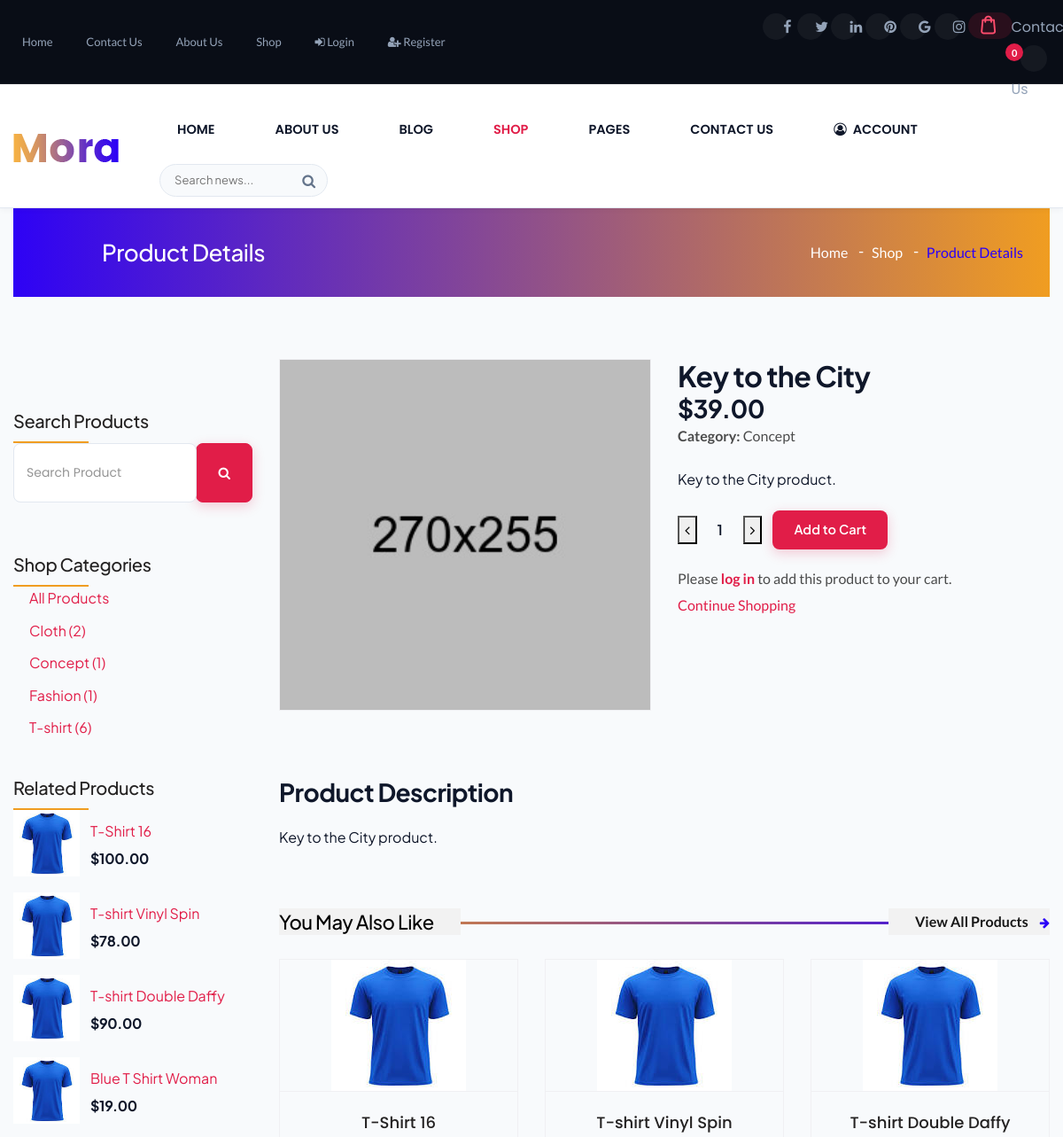
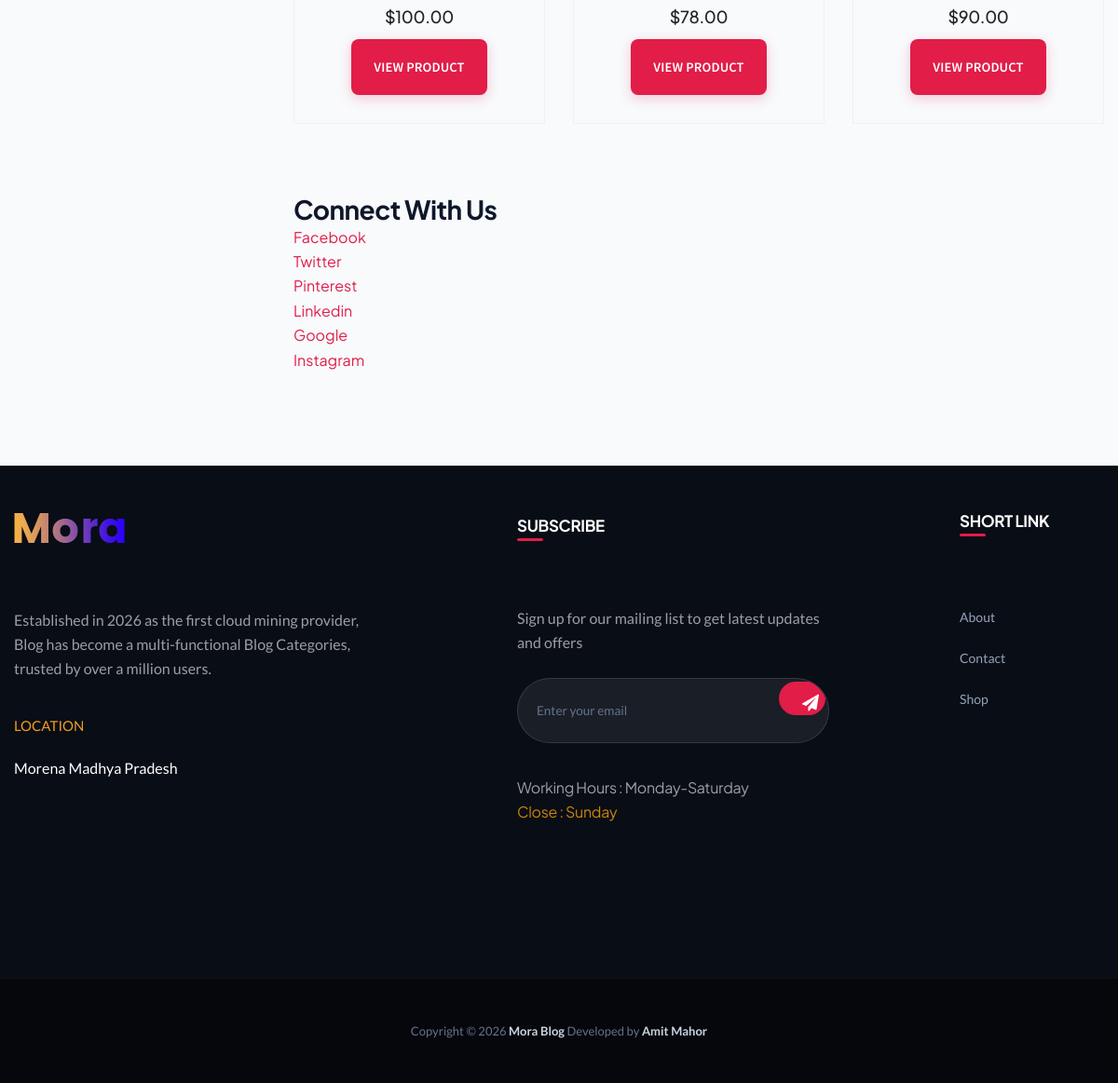
/shop-details.php?id=5, run on the app's committed database (2 pictures, top to bottom).
### tables this page shows
CREATE TABLE `site_settings` (
  `id` int(11) NOT NULL AUTO_INCREMENT,
  `site_name` varchar(100) NOT NULL,
  `logo_path` varchar(255) DEFAULT NULL,
  `site_description` text DEFAULT NULL,
  `location` varchar(255) DEFAULT NULL,
  `working_days` varchar(100) DEFAULT NULL,
  `closing_day` varchar(100) DEFAULT NULL,
  `copyright_year` varchar(10) DEFAULT NULL,
  `developer_name` varchar(100) DEFAULT NULL,
  `developer_url` varchar(255) DEFAULT NULL,
  `status` enum('active','inactive') DEFAULT 'active',
  `created_at` timestamp NOT NULL DEFAULT current_timestamp(),
  `updated_at` timestamp NOT NULL DEFAULT current_timestamp() ON UPDATE current_timestamp(),
  `maintenance_mode` tinyint(1) NOT NULL DEFAULT 0,
  PRIMARY KEY (`id`)
);

CREATE TABLE `products` (
  `id` int(11) NOT NULL AUTO_INCREMENT,
  `name` varchar(150) NOT NULL,
  `price` decimal(10,2) NOT NULL,
  `image` varchar(255) NOT NULL,
  `category` varchar(100) NOT NULL,
  `description` text DEFAULT NULL,
  `status` enum('active','inactive') DEFAULT 'active',
  `created_at` timestamp NOT NULL DEFAULT current_timestamp(),
  PRIMARY KEY (`id`)
);

### shop-details.php (the view, shortened to what the rows shown need)
<?php
require_once __DIR__ . '/includes/db.php';
$isLoggedIn = isset($_SESSION['registered_user_id'])
    && (int) $_SESSION['registered_user_id'] > 0;
function detailEscape($value)
{
    return htmlspecialchars((string) $value, ENT_QUOTES, 'UTF-8');
}
$productId = filter_input(INPUT_GET, 'id', FILTER_VALIDATE_INT);
$productSql = "
    SELECT id, name, price, image, category, description, created_at
    FROM products
    WHERE id = ? AND status = 'active'
    LIMIT 1
";
$productStmt = mysqli_prepare($conn, $productSql);
mysqli_stmt_bind_param($productStmt, 'i', $productId);
mysqli_stmt_execute($productStmt);
$productResult = mysqli_stmt_get_result($productStmt);
$product = mysqli_fetch_assoc($productResult);
$productName = $product['name'] ?? '';
$productPrice = (float) ($product['price'] ?? 0);
$productImage = $product['image'] ?? '';
$productCategory = $product['category'] ?? '';
$productDescription = $product['description'] ?? '';
$popularProducts = [];
$popularStmt = mysqli_prepare(
    $conn,
    "SELECT id, name, price, image
     FROM products
     WHERE status = 'active' AND id != ?
     ORDER BY id DESC
     LIMIT 4"
);
if ($popularStmt) {
    mysqli_stmt_bind_param($popularStmt, 'i', $productId);
    mysqli_stmt_execute($popularStmt);
    $popularResult = mysqli_stmt_get_result($popularStmt);
    while ($row = mysqli_fetch_assoc($popularResult)) {
        $popularProducts[] = $row;
    }
}
?>
<!DOCTYPE html>
<html lang="en">
<head>
    <link href="css/style.css" rel="stylesheet">
</head>
<body class="background-transparent">
<?php include __DIR__ . '/includes/header.php'; ?>
<header class="main_header_area" id="header">
    <div class="container">
        <div class="header_menu">
            <?php include __DIR__ . '/includes/navbar.php'; ?>
        </div>
    </div>
</header>
<main>
    <div class="container">
        <div class="pages_heder">
            <h2>Product Details</h2>
        </div>
    </div>
    <section class="shop_with_sidebar">
        <div class="container">
            <div class="row">
                <aside class="col-lg-3 shop_right_sidebar">
                    <div class="s_widget popular_products">
                        <?php if (!empty($popularProducts)): ?>
                            <?php foreach ($popularProducts as $popular): ?>
                                <div class="detail-sidebar-product">
                                    <a href="shop-details.php?id=<?= (int) $popular['id'] ?>">
                                        <img
                                            src="<?= detailEscape($popular['image']) ?>"
                                            alt="<?= detailEscape($popular['name']) ?>"
                                        >
                                    </a>
                                    <div>
                                        <a href="shop-details.php?id=<?= (int) $popular['id'] ?>">
                                            <?= detailEscape($popular['name']) ?>
                                        </a>
                                        <h6>
                                            $<?= number_format((float) $popular['price'], 2) ?>
                                        </h6>
                                    </div>
                                </div>
                            <?php endforeach; ?>
                        <?php else: ?>
                            <p>No other products found.</p>
                        <?php endif; ?>
                    </div>
                </aside>
                <section class="col-lg-9 shop_left_sidebar">
                    <div class="row">
                        <div class="col-md-6">
                            <div class="shop_items">
                                <?php if ($productImage !== ''): ?>
                                    <img
                                        class="detail-product-image"
                                        src="<?= detailEscape($productImage) ?>"
                                        alt="<?= detailEscape($productName) ?>"
                                    >
                                <?php else: ?>
                                    <div class="detail-product-image">
                                        Product image unavailable.
                                    </div>
                                <?php endif; ?>
                            </div>
                        </div>
                        <div class="col-md-6">
                            <div class="shop_text">
                                <h2>
                                    <?= detailEscape($productName) ?>
                                </h2>
                                <h3>
                                    $<?= number_format($productPrice, 2) ?>
                                </h3>
                                <?php if ($productCategory !== ''): ?>
                                    <p>
                                        <strong>Category:</strong>
                                        <?= detailEscape($productCategory) ?>
                                    </p>
                                <?php endif; ?>
                                <div class="detail-product-description">
                                    <?php if (trim($productDescription) !== ''): ?>
                                        <?= nl2br(detailEscape($productDescription)) ?>
                                    <?php else: ?>
                                        <p>No description is available for this product.</p>
                                    <?php endif; ?>
                                </div>
                                <form action="cart.php" method="POST">
                                    <ul class="value-section">
                                    </ul>
                                </form>
                                <?php if (!$isLoggedIn): ?>
                                    <p class="detail-login-note">
                                        Please
                                        <a href="login.php">log in</a>
                                        to add this product to your cart.
                                    </p>
                                <?php endif; ?>
                                <p>
                                    <a href="shop.php">Continue Shopping</a>
                                </p>
                            </div>
                        </div>
                    </div>
                    <div class="row">
                        <div class="col-12">
                            <div class="detail-related">
                                <h3>Product Description</h3>
                                <div class="detail-product-description">
                                    <?php if (trim($productDescription) !== ''): ?>
                                        <?= nl2br(detailEscape($productDescription)) ?>
                                    <?php else: ?>
                                        No additional product information is available.
                                    <?php endif; ?>
                                </div>
                            </div>
                        </div>
                    </div>
                    <?php if (!empty($popularProducts)): ?>
                        <div class="detail-related">
                            <div class="feature_tittle">
                                <h2>You May Also Like</h2>
                            </div>
                            <div class="row">
                                <?php foreach (array_slice($popularProducts, 0, 3) as $related): ?>
                                    <div class="col-md-4 col-sm-6">
                                        <div class="shop_items">
                                            <a
                                                href="shop-details.php?id=<?= (int) $related['id'] ?>"
                                                class="shop_img"
                                            >
                                                <img
                                                    src="<?= detailEscape($related['image']) ?>"
                                                    alt="<?= detailEscape($related['name']) ?>"
                                                >
                                            </a>
                                            <div class="shop_text">
                                                <a
                                                    href="shop-details.php?id=<?= (int) $related['id'] ?>"
                                                    class="s_heding"
                                                >
                                                    <?= detailEscape($related['name']) ?>
                                                </a>
                                                <h4>
                                                    $<?= number_format((float) $related['price'], 2) ?>
                                                </h4>
                                                <a
                                                    href="shop-details.php?id=<?= (int) $related['id'] ?>"
                                                    class="theme_btn"
                                                >
                                                    View Product
                                                </a>
                                            </div>
                                        </div>
                                    </div>
                                <?php endforeach; ?>
                            </div>
                        </div>
                    <?php endif; ?>
                </section>
            </div>
        </div>
    </section>
</main>
<?php include __DIR__ . '/includes/footer.php'; ?>
</body>
</html>

### includes/navbar.php (shortened to what the rows shown need)
<?php
require_once __DIR__ . '/db.php';
$navbarLogo = 'images/logo.png';
$logoQuery = $conn->query(
    "SELECT logo_path FROM site_settings WHERE id = 1 LIMIT 1"
);
if ($logoQuery && $logoRow = $logoQuery->fetch_assoc()) {
    if (!empty($logoRow['logo_path'])) {
        $navbarLogo = $logoRow['logo_path'];
    }
}
$isProfileFolder = (basename(dirname($_SERVER['PHP_SELF'] ?? '')) === 'profile');
$navRootBase = $isProfileFolder ? '../' : '';
?>
<nav class="navbar navbar-expand-lg">
    <a class="navbar-brand" href="<?= $navRootBase ?>index.php">
        <img src="<?= htmlspecialchars($navRootBase . $navbarLogo, ENT_QUOTES, 'UTF-8') ?>" alt="Mora Blog">
    </a>
</nav>

### includes/footer.php (shortened to what the rows shown need)
<?php
include "db.php";
$settingsQuery = "
    SELECT
        site_name,
        site_description,
        location,
        working_days,
        closing_day,
        copyright_year,
        developer_name,
        developer_url,
        logo_path
    FROM site_settings
    WHERE status = 'active'
    ORDER BY id DESC
    LIMIT 1
";
$settingsResult = mysqli_query($conn, $settingsQuery);
$settings = null;
if ($settingsResult && mysqli_num_rows($settingsResult) > 0) {
    $settings = mysqli_fetch_assoc($settingsResult);
}
?>
<footer class="footer_area">
    <div class="container">
        <div class="footer_inner row">
            <div class="col-lg-5 col-md-6 footer_logo">
                <a href="index.php">
                   <img
    src="<?php
        echo htmlspecialchars(
            !empty($settings['logo_path'])
                ? $settings['logo_path']
                : 'images/logo.png',
            ENT_QUOTES,
            'UTF-8'
        );
    ?>"
    alt="<?php echo htmlspecialchars($settings['site_name'] ?? 'Mora', ENT_QUOTES, 'UTF-8'); ?>"
>
                </a>
                <p>
                    <?php echo htmlspecialchars($settings['site_description'] ?? ''); ?>
                </p>
                <address>
                    <span>LOCATION</span>
                    <p>
                        <?php echo htmlspecialchars($settings['location'] ?? ''); ?>
                    </p>
                </address>
            </div>
            <div class="col-lg-5 col-md-6">
                <div class="subscribe">
                    <h4>Subscribe</h4>
                    <p>
                        Sign up for our mailing list to get latest updates and offers
                    </p>
                    <form method="POST" action="subscribe.php">
                        <div class="input-group">
                        </div>
                    </form>
                    <h6>
                        Working Hours :
                        <?php
                        echo htmlspecialchars(
                            $settings['working_days'] ?? ''
                        );
                        ?>
                        <span>
                            Close :
                            <?php
                            echo htmlspecialchars(
                                $settings['closing_day'] ?? ''
                            );
                            ?>
                        </span>
                    </h6>
                </div>
            </div>
        </div>
    </div>
    <div class="copy_right">
        <p>
            Copyright ©
            <?php
            echo htmlspecialchars(
                $settings['copyright_year'] ?? date('Y')
            );
            ?>
            <a href="index.php">
                <?php
                echo htmlspecialchars(
                    $settings['site_name'] ?? 'Mora'
                );
                ?>
            </a>
            Developed by
            <a
                href="<?php echo htmlspecialchars($settings['developer_url'] ?? '#'); ?>"
                target="_blank"
                rel="noopener noreferrer"
            >
                <?php
                echo htmlspecialchars(
                    $settings['developer_name'] ?? ''
                );
                ?>
            </a>
        </p>
    </div>
</footer>

### data on the page
site_settings: logo_path (picture), site_description "Established in 2026 as the first cloud mining provider, Blog has become a multi-functional Blog Categories, trusted by over a million users.", location "Morena Madhya Pradesh", working_days "Monday-Saturday", closing_day "Sunday", copyright_year "2026", site_name "Mora Blog", developer_name "Amit Mahor"
products: image (picture), name "T-Shirt 16", price "100.00"
products: image (picture), name "T-shirt Vinyl Spin", price "78.00"
products: image (picture), name "T-shirt Double Daffy", price "90.00"
products: image (picture), name "Blue T Shirt Woman", price "19.00"
products: image (picture), name "Key to the City", price "39.00", category "Concept", description "Key to the City product."

### other printed values
$cartItemCount "0"
detailEscape($category['category']) "Cloth"
$category['total'] "2"
detailEscape($category['category']) "Concept"
$category['total'] "1"
detailEscape($category['category']) "Fashion"
detailEscape($category['category']) "T-shirt"
$category['total'] "6"
detailEscape(ucfirst($platform)) "Facebook"
detailEscape(ucfirst($platform)) "Twitter"
detailEscape(ucfirst($platform)) "Pinterest"
detailEscape(ucfirst($platform)) "Linkedin"
detailEscape(ucfirst($platform)) "Google"
detailEscape(ucfirst($platform)) "Instagram"
